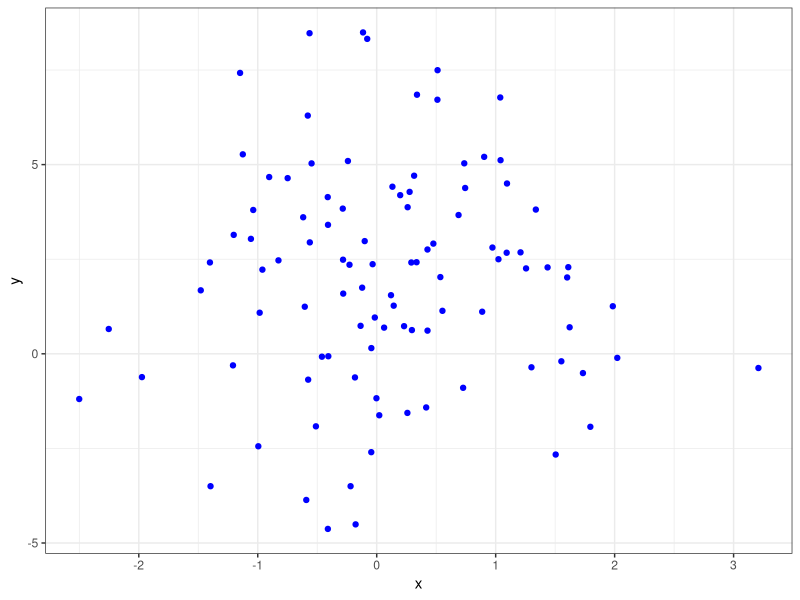

Write R code to recreate this figure.
## ---- chunk 1
knitr::opts_chunk$set(echo = TRUE)
## ---- chunk 2
# library 
library(ggplot2)
library(dplyr)

## ---- chunk 3
# generating data
x <- rnorm(100, 0, 1)
y <- rnorm(100,2,3)

# generating data frame 
MyData <- data.frame(x, y)
glimpse(MyData)

# generating plot 
ggplot(MyData, aes(x = x, y = y)) + 
  geom_point(colour = "blue") + 
  theme_bw() 
